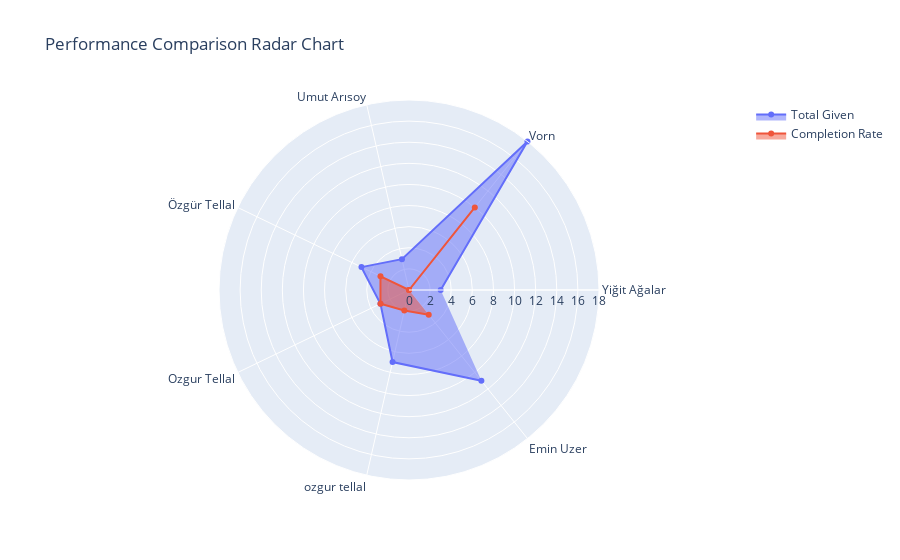

Notebook code for this chart:
### Code cell
import pandas as pd
import plotly.graph_objects as go

# Sample data
data = {
    "userId": [
        # Existing data
        "22078751-34f0-4ed5-806f-78b5e36b4f35", "a920844e-c0a0-4073-963d-311ed32cbda5",
        "c2d14093-e4c1-4d28-a9dc-9d9c3470dcf2", "e3d2c650-ec45-40f0-83f7-05159519c2fc",
        "e3d2c650-ec45-40f0-83f7-05159519c2fc", "8793280a-4391-407d-971d-fed93d99205c",
        "8793280a-4391-407d-971d-fed93d99205c", "59e51cd4-40d9-4856-bbb6-2d740d510df8",
        "59e51cd4-40d9-4856-bbb6-2d740d510df8", "f987c2cc-3cab-4610-b2df-afc30e43b02c",
        # New data
        "22078751-34f0-4ed5-806f-78b5e36b4f35", "a920844e-c0a0-4073-963d-311ed32cbda5",
        "e3d2c650-ec45-40f0-83f7-05159519c2fc", "8793280a-4391-407d-971d-fed93d99205c",
    ],
    "fullName": [
        # Existing data
        "Yiğit Ağalar", "Vorn", "Umut Arısoy", "Özgür Tellal", "Özgür Tellal", 
        "Ozgur Tellal", "Ozgur Tellal", "ozgur tellal", "ozgur tellal", "Emin Uzer",
        # New data
        "Yiğit Ağalar", "Vorn", "Özgür Tellal", "Ozgur Tellal",
    ],
    "name": [
        # Existing data
        "Review", "Review", "Review", "Planning", "Review",
        "Planning", "Review", "Planning", "Review", "Planning",
        # New data
        "Design", "Design", "Design", "Design",
    ],
    "total_given": [
        # Existing data
        1, 1, 3, 3, 5, 3, 10, 3, 4, 3,
        # New data
        2, 4, 3, 5,
    ],
    "total_completed": [
        # Existing data
        1, 0, 0, 0, 1, 0, 6, 0, 2, 0,
        # New data
        2, 3, 2, 4,
    ],
    "completion_rate": [
        # Existing data
        100.0, 0.0, 0.0, 0.0, 20.0, 0.0, 60.0, 0.0, 50.0, 0.0,
        # New data
        100.0, 75.0, 66.7, 80.0,
    ]
}


df = pd.DataFrame(data)

# Preparing data for radar chart
categories = df['fullName'].unique()
total_given = df.groupby('fullName')['total_given'].sum()
completion_rate = df.groupby('fullName')['total_completed'].sum()

# Creating radar chart
fig = go.Figure()

fig.add_trace(go.Scatterpolar(
    r=total_given,
    theta=categories,
    fill='toself',
    name='Total Given'
))

fig.add_trace(go.Scatterpolar(
    r=completion_rate,
    theta=categories,
    fill='toself',
    name='Completion Rate'
))

fig.update_layout(
    polar=dict(
        radialaxis=dict(
            visible=True,
            range=[0, max(total_given.max(), completion_rate.max())]
        )),
    title="Performance Comparison Radar Chart",
    showlegend=True
)

# Save the figure if you want to open it in a browser
# fig.write_html("radar_chart.html")

# Show the figure
# fig.show()

### Figure 1 — Plotly figure (JSON) as saved in the notebook; plotly's stock layout.template omitted (floating-point values rounded to 4 significant figures)
{"data": [{"fill": "toself", "name": "Total Given", "r": [3, 18, 3, 5, 3, 7, 11], "theta": ["Yiğit Ağalar", "Vorn", "Umut Arısoy", "Özgür Tellal", "Ozgur Tellal", "ozgur tellal", "Emin Uzer"], "type": "scatterpolar"}, {"fill": "toself", "name": "Completion Rate", "r": [0, 10, 0, 3, 3, 2, 3], "theta": ["Yiğit Ağalar", "Vorn", "Umut Arısoy", "Özgür Tellal", "Ozgur Tellal", "ozgur tellal", "Emin Uzer"], "type": "scatterpolar"}], "layout": {"polar": {"radialaxis": {"range": [0, 18], "visible": true}}, "showlegend": true, "title": {"text": "Performance Comparison Radar Chart"}}}
